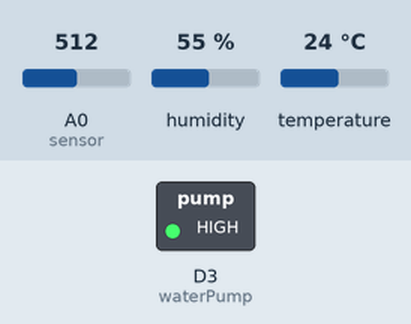
Simulated run of this sketch. Board: ESP8266 (NodeMCU). Parts: switched loads named in the sketch (green lamp = pin HIGH). The test bench sets the inputs (shaded band); at power-on: A0 (sensor) = 512, humidity 55 %, temperature 24 °C. WiFi joins after 1.5 s; servers stay silent unless stated.

Above: at 3.0 s.
3.1 s: A0 (sensor) set to 712
4.6 s: A0 (sensor) set to 737
At 5.6 s:
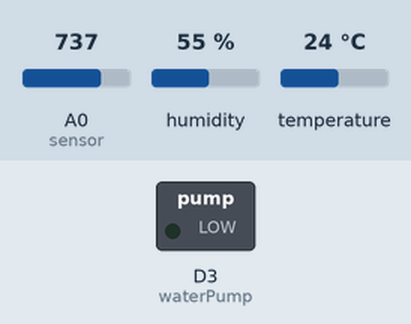
6.1 s: A0 (sensor) set to 716
At 6.4 s:
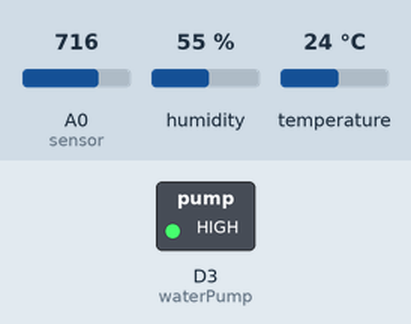
7.6 s: A0 (sensor) set to 900
At 7.9 s:
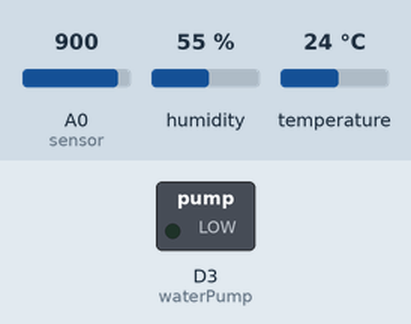
Timing chart, 0 to 10.1 s (numbered marks = the images above; inputs shaded):
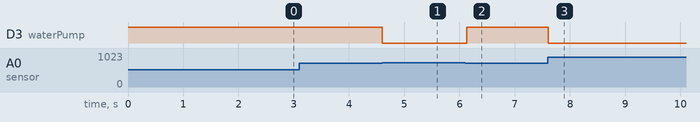

The sketch:

v1.1.ino
```cpp
/* Fill-in information from Blynk Device Info here */
#define BLYNK_TEMPLATE_ID           "TMPL6jyM_6Pbf"
#define BLYNK_TEMPLATE_NAME         "Quickstart Template"
// #define BLYNK_AUTH_TOKEN            "csi0MODBUXf6FHfNhzYZwbcZslUAxHa4"


#include <ESP8266WiFi.h>
#include <BlynkSimpleEsp8266.h>
#include <DHT.h>


#define DHTTYPE DHT11 // DHT 11
DHT dht(D2, DHTTYPE);
char auth[] = "csi0MODBUXf6FHfNhzYZwbcZslUAxHa4";//Enter your Auth token
char ssid[] = "MyPublicWiFi";//Enter your WIFI name
char pass[] = "12345678";//Enter your WIFI password

BlynkTimer timer;
bool Relay = 0;

#define MOISTURE_THRESHOLD 30 // Set your desired moisture threshold here


//Define component pins
#define sensor A0
#define waterPump D3

// #define SENSOR_PIN_1 D0
// #define SENSOR_PIN_2 D1
// #define SENSOR_PIN_3 D2

void setup() {
  Serial.begin(9600);
  pinMode(waterPump, OUTPUT);
  digitalWrite(waterPump, HIGH);


  Blynk.begin(auth, ssid, pass, "blynk.cloud", 80);


  //Call the function
  timer.setInterval(100L, soilMoistureSensor);
}

//Get the button value
BLYNK_WRITE(V1) {
  Relay = param.asInt();

  if (Relay == 1) {
    digitalWrite(waterPump, LOW);
  } else {
    digitalWrite(waterPump, HIGH);
  }
}

//Get the soil moisture values
void soilMoistureSensor() {
  int value = analogRead(sensor);
  value = map(value, 0, 1024, 0, 100);
  value = (value - 100) * -1;

  // int value2 = digitalRead(SENSOR_PIN_1);
  // value2 = map(value2, LOW, HIGH, 0, 100);

  // int value3 = digitalRead(SENSOR_PIN_2);
  // value3 = map(value3, LOW, HIGH, 0, 100);

  float h = dht.readHumidity();
  float t = dht.readTemperature();

  Blynk.virtualWrite(V0, value);
  // Blynk.virtualWrite(V3, value2);
  // Blynk.virtualWrite(V2, value3);
    Blynk.virtualWrite(V3, h);
  Blynk.virtualWrite(V4, t);

    // Check if soil moisture is below the threshold
  if (value < MOISTURE_THRESHOLD) {
    // Soil is dry, turn on the water pump
    digitalWrite(waterPump, LOW);
    Blynk.virtualWrite(V2, "Soil is dry. Watering...");
  } else {
    // Soil is wet, turn off the water pump
    digitalWrite(waterPump, HIGH);
    Blynk.virtualWrite(V2, "Soil is wet. Not watering.");
  }

}

void loop() {
  Blynk.run();//Run the Blynk library
  timer.run();//Run the Blynk timer
}
```

Measured:
- the behaviour switches between 721 and 722 on A0 (sensor) (found by bisection; images 0 and 1)
- after the input at 3.1 s, every drawn part: stays the same
- after the input at 4.6 s, D3 (waterPump): HIGH → LOW at once
- after the input at 6.1 s, D3 (waterPump): LOW → HIGH at once
- after the input at 7.6 s, D3 (waterPump): HIGH → LOW at once
